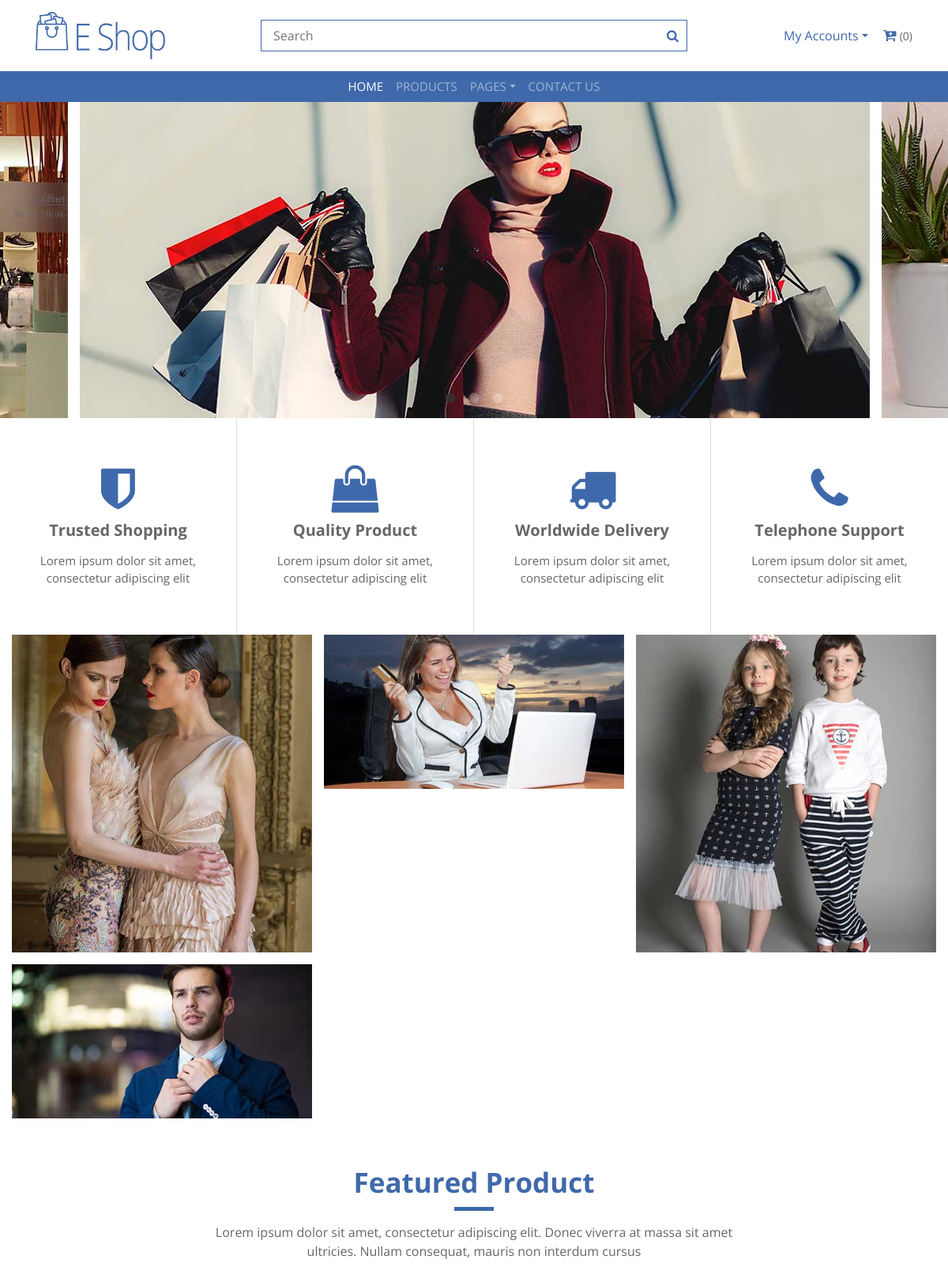
/ (upper part), run on an earlier commit of the app's database.
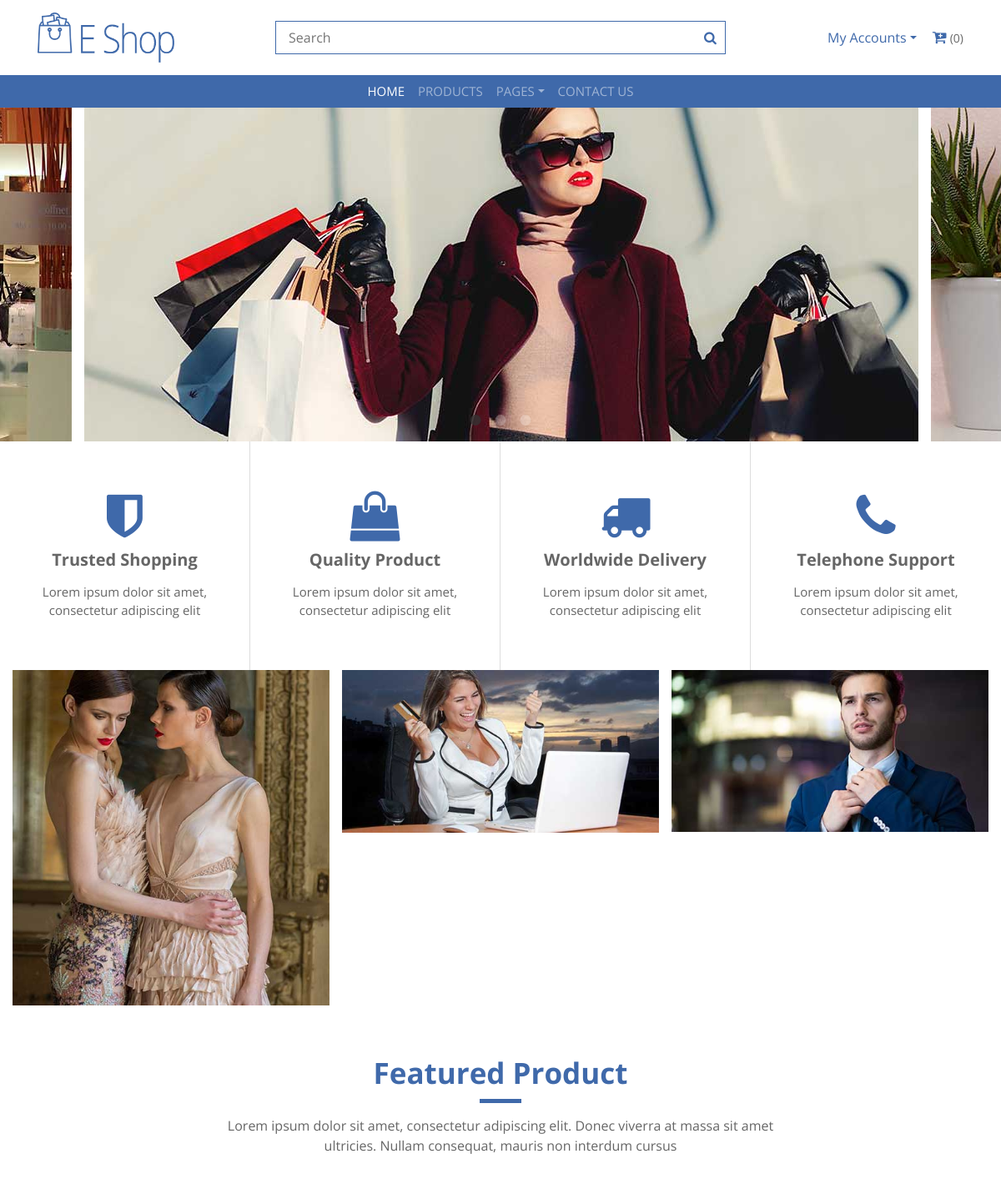
And on a later commit of the database.
### home/models.py (models this page shows, shortened)
class Slider(models.Model):
    name = models.CharField(max_length=500)
    image = models.ImageField(upload_to='media')
    url = models.URLField(max_length=500)

class Feature(models.Model):
    name = models.CharField(max_length=300)
    logo = models.CharField(max_length=100)
    slug = models.CharField(max_length=500, unique=True)
    description = models.TextField(blank=True)

class Category(models.Model):
    name = models.CharField(max_length=300)
    image = models.ImageField(upload_to='media')
    slug = models.CharField(max_length=500, unique=True)

### home/views.py (the view)
# urls.py: path('', HomeView.as_view(), name='home'),
class HomeView(BaseView):
    def get(self,request):
        self.views
        self.views['sliders'] = Slider.objects.all()
        self.views['features'] = Feature.objects.all()
        self.views['brands'] = Brand.objects.all()
        self.views['news'] = Product.objects.filter(labels = 'new')
        self.views['hots'] = Product.objects.filter(labels='hot')
        self.views['sales'] = Product.objects.filter(labels='sale')
        return render(request,'index.html',self.views)

### templates/index.html (shortened to what this page needs)
 {% extends 'base.html' %}
 {% load static %}
 {% block content %}
        <div class="home-slider">
            <div class="main-slider">
                {% for slide in sliders %}
                <div class="main-slider-item"><img src="{{slide.image.url}}" alt="Slider Image" /></div>
                {% endfor %}
            </div>
        </div>
        <div class="feature">
            <div class="container-fluid">
                <div class="row">
                    {% for feature in features %}
                    <div class="col-lg-3 col-md-6 feature-col">
                        <div class="feature-content">
                            <i class="fa fa-{{feature.logo}}"></i>
                            <h2>{{feature.name}}</h2>
                            <p>
                                {{feature.description}}
                            </p>
                        </div>
                    </div>
                    {% endfor %}
                </div>
            </div>
        </div>
        <div class="category">
            <div class="container-fluid">
                <div class="row">
                    {% for cat in categories %}
                    <div class="col-md-4">
                        <div class="category-img">
                            <img src="{{cat.image.url}}" />
                        </div>
                    </div>
                    {% endfor %}
                </div>
            </div>
        </div>
        <div class="featured-product">
            <div class="container">
                <div class="section-header">
                    <h3>Featured Product</h3>
                    <p>
                        Lorem ipsum dolor sit amet, consectetur adipiscing elit. Donec viverra at massa sit amet ultricies. Nullam consequat, mauris non interdum cursus
                    </p>
                </div>
            </div>
        </div>
{% endblock %}

What changed in the data, as far as the page shows it:
removed Category: image (picture)
